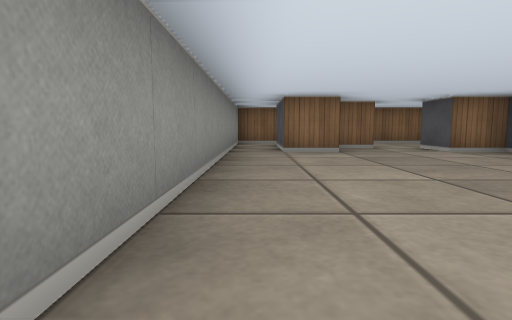
View 1 (above)

16 first-person views from a walk through a cub3D level. The camera is about half as high as the walls, tilts 6° down and sees 80° across. The floor is counted in squares. Each view is taken from the middle of a square. On the plan, view 1 faces up. The plan holds only what a view shows up to about 9 squares ahead; the rest is blank.

View 2
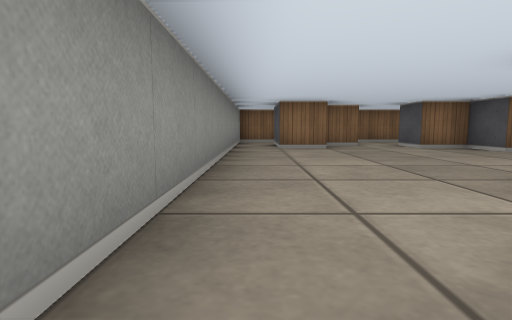

View 3
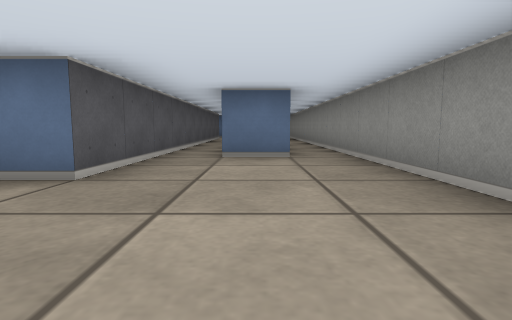

View 4
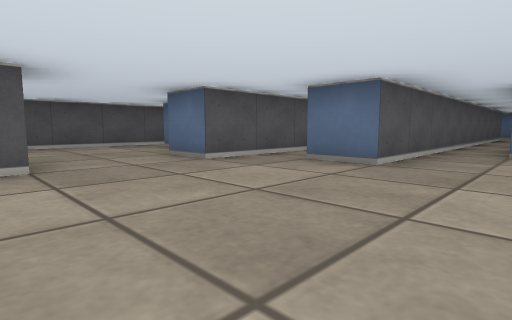

View 5
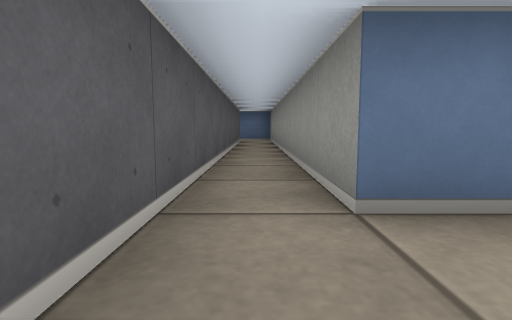

View 6
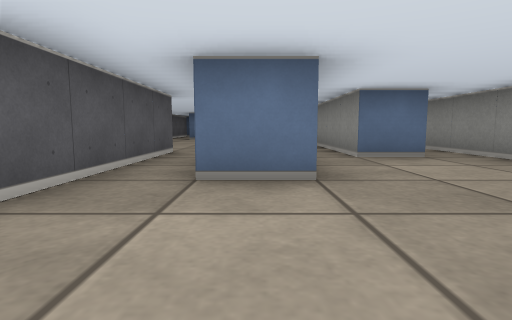

View 7
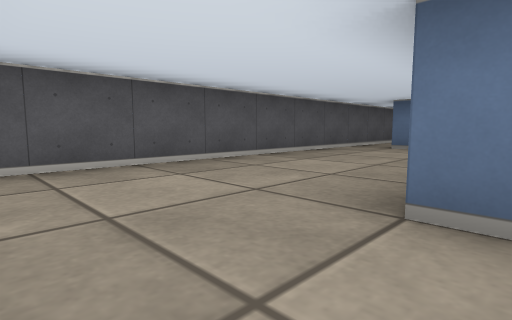

View 8
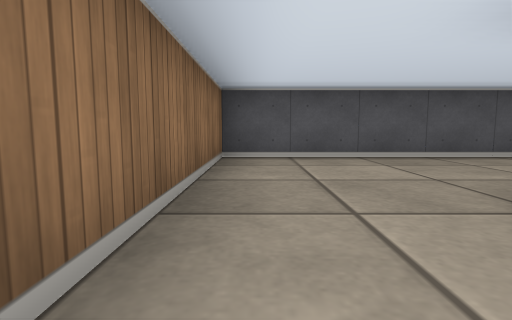

View 9
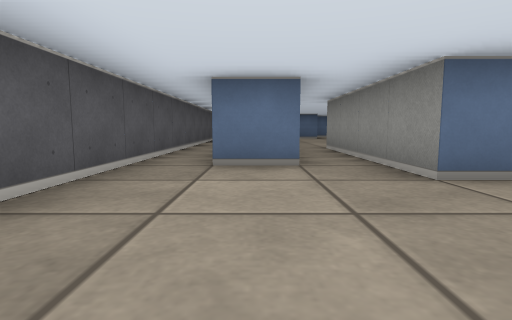

View 10
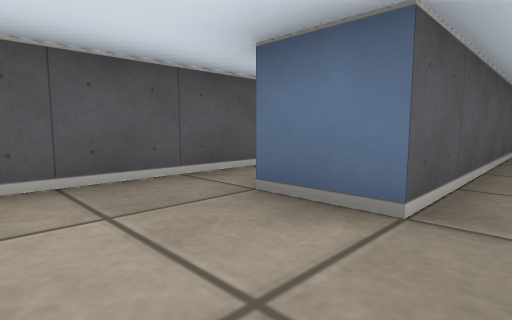

View 11
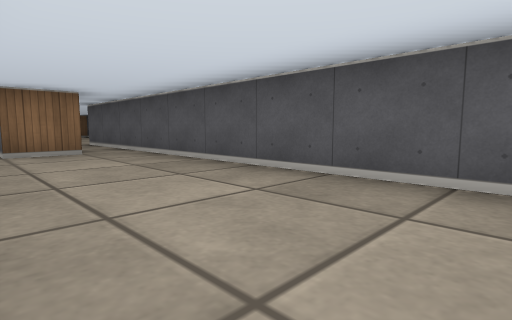

View 12
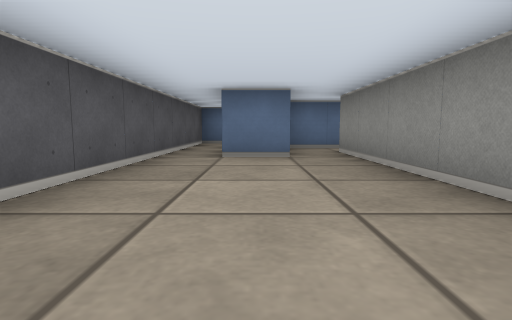

View 13
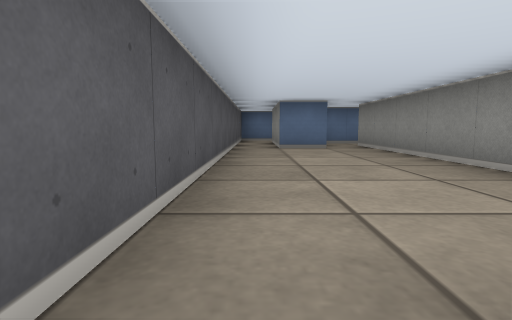

View 14
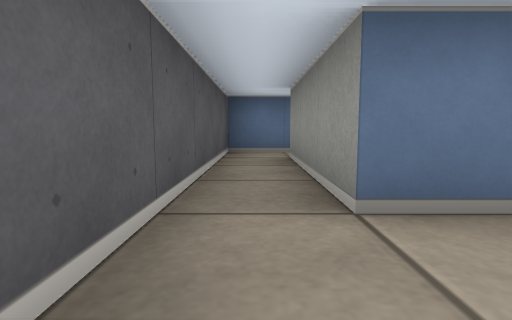

View 15
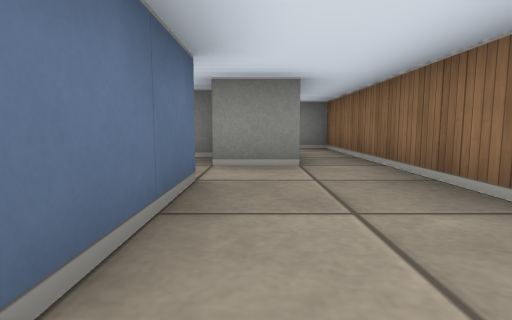

View 16
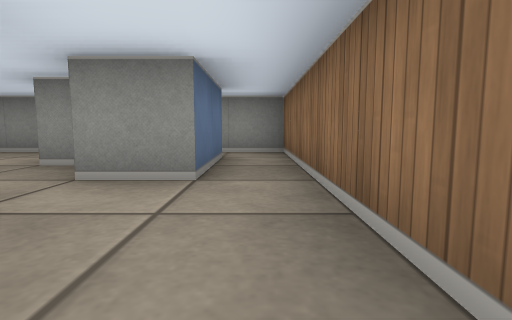

### Floor plan
Points are (right, up) in squares from view 1. A wall is a line through its corners. A room is listed if a view was taken in it or the views show most of it. See-through windows are left out.
Room 1 (views 1, 2, 3, 4, 5, 6)
walls: (0.4, -0.5) (1.5, -0.5) (1.5, -8); (4.5, -1.5) (4.5, 2.5); (4.5, 4.4) (4.5, 5.5) (3.5, 5.5); (2.5, 6.5) (1.5, 6.5) (1.5, 5.5) (0.5, 5.5) (0.5, 7.5); (2.5, -7.8) (2.5, 1.5) (3.5, 1.5); (-0.5, 7.5) (-0.5, -5.1)
ways out: opening at (5, 3.5) to room 2; opening at (4, -2) to room 3; opening at (3, 6) to room 4; opening at (3, -9) to room 5; opening at (0, 6.5) to room 6
Room 2 (views 7, 8, 9, 10, 13, 15, 16)
walls: (4.5, 2.5) (5.5, 2.5) (5.5, -1.5); (6.5, -1.5) (6.5, 1.5) (7.5, 1.5); (3.5, 6.5) (5.5, 6.5); (8.5, -4) (8.5, 8.5) (3.5, 8.5)
ways out: opening at (5, 3.5) to room 1; opening at (6, -1) to room 3; opening at (4.5, 7.5) to room 4
Room 3 (views 11, 12, 14)
walls: (3.5, -3.9) (3.5, -8.5); (4.4, -7.5) (5.5, -7.5) (5.5, -10.5); (5.5, -1.5) (4.5, -1.5); (6.5, -10.5) (6.5, -1.5)
ways out: opening at (4, -2) to room 1; opening at (6, -1) to room 2; opening at (4, -8) to room 5; opening at (6, -11)
Room 4 (no view inside)
walls: (0.5, 7.5) (2.5, 7.5) (2.5, 6.5); (3.5, 8.5) (0.5, 8.5); (3.5, 5.5) (3.5, 6.5)
ways out: opening at (3, 6) to room 1; opening at (4.5, 7.5) to room 2; opening at (1.5, 8) to room 6
Room 5 (no view inside)
walls: (3.1, -9.5) (4.4, -9.5)
ways out: opening at (3, -9) to room 1; opening at (4, -8) to room 3
Room 6 (no view inside)
walls: (0.5, 8.5) (-0.5, 8.5) (-0.5, 7.5)
ways out: opening at (0, 6.5) to room 1; opening at (1.5, 8) to room 4

Where each view was taken, in squares from view 1:
view 1: 0 up, 0 right, facing up
view 2: 1 down, 0 right, facing up
view 3: 4 up, 1 right, facing down
view 4: 5 up, 1 right, facing down-right
view 5: 1 up, 2 right, facing down
view 6: 4 up, 3 right, facing down
view 7: 8 up, 5 right, facing down-right
view 8: 8 up, 4 right, facing right
view 9: 5 up, 7 right, facing down
view 10: 3 up, 6 right, facing down-right
view 11: 7 down, 4 right, facing up-right
view 12: 3 down, 5 right, facing down
view 13: 1 down, 6 right, facing down
view 14: 6 down, 6 right, facing down
view 15: 7 up, 6 right, facing left
view 16: 8 up, 5 right, facing left
